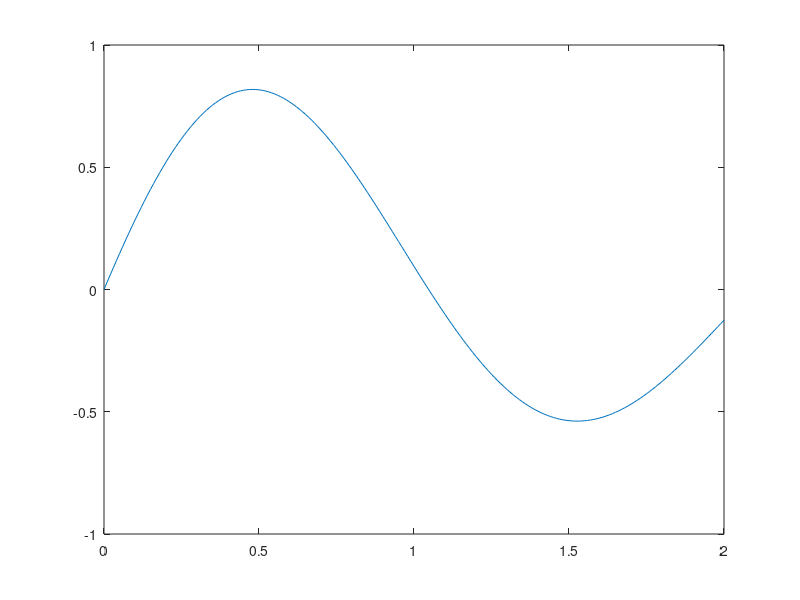

MATLAB code to generate this figure:
%% Thinking process

%% Released Solution
function dampedOsc3()
   % we first define the discretisation points along x:
   x = 0:0.01:2; % points between 0 and 5 (included) by steps of 0.01
   % we then compute outputs y at these discretisation points.
   % Each element of y should contain the output of the function
   % evaluated at the corresponding element of x. We thus use
   % element-wise operations. The exp function is already defined
   % by Matlab to possess this behaviour. We say that it is 'vectorized'
   y = exp(-0.4 .* x).*sin(3.*x);
   % we can plot this discretised data using the 'plot' command
   plot(x,y)
end